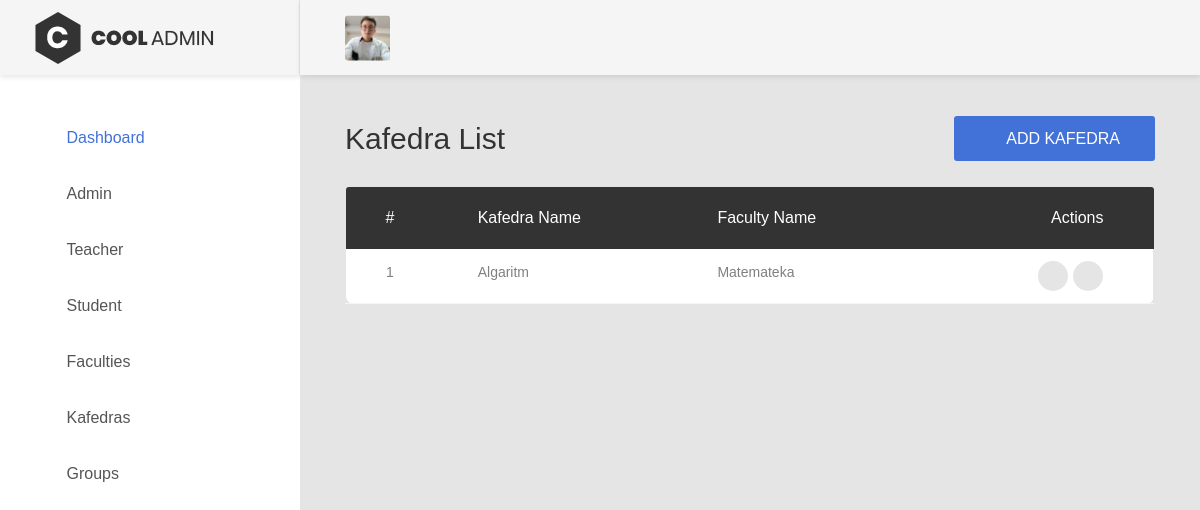
Screenshot of /dashboard/kafedra/list/ with the database file from the repository.
### unver/models.py (models this page shows, shortened)
class Kafedra(models.Model):
    name = models.TextField()
    faculty = models.ForeignKey(Faculty, on_delete=models.CASCADE)
    class Meta:
        managed = True
        db_table = 'Kafedra'

class Faculty(models.Model):
    name = models.TextField(unique=True)
    class Meta:
        managed = True
        db_table = 'Faculty'

### unver/views/admin_views.py (the view)
# urls.py: path('kafedra/list/', admin_kafedra_list, name='kafedra_list'),
def admin_kafedra_list(request):
    kafedras = Kafedra.objects.all()
    ctx = {'kafedras': kafedras}
    return render(request, 'admin/kafedra/list.html', ctx)

### templates/admin/kafedra/list.html
{% extends 'admin/base.html' %}
{% load static %}
{% block content %}
<div class="page-container">
    {% include 'admin/userbar.html' %}
    <div class="main-content">
        <div class="section__content section__content--p30">
            <div class="container-fluid">
                <div class="overview-wrap">
                    <h2 class="title-1">Kafedra List</h2>
                    <a class="au-btn au-btn-icon au-btn--blue" href="{% url 'kafedra_create' %}">
                        <i class="zmdi zmdi-plus"></i>Add Kafedra
                    </a>
                </div>
                <br>
                <div class="table-responsive m-b-40">
                    <table class="table table-borderless table-data3">
                        <thead>
                            <tr>
                                <th>#</th>
                                <th>Kafedra Name</th>
                                <th>Faculty Name</th>
                                <th>Actions</th>
                            </tr>
                        </thead>
                        <tbody>
                            {% for t in kafedras %}
                                <tr>
                                    <td>{{ t.id }}</td>
                                    <td>{{ t.name }}</td>
                                    <td>{{ t.faculty.name }}</td>
                                    <td>
                                        <div class="table-data-feature">
                                            <a class="item" href="{% url 'kafedra_edit' pk=t.id %}" title="Edit">
                                                <i class="zmdi zmdi-edit text-warning"></i>
                                            </a>
                                            <a class="item" href="{% url 'kafedra_delete' pk=t.id %}" title="Delete">
                                                <i class="zmdi zmdi-delete text-danger"></i>
                                            </a>
                                        </div>
                                    </td>
                                </tr>
                            {% empty %}
                                <tr><td colspan="4" class="text-center">No kafedra found</td></tr>
                            {% endfor %}
                        </tbody>
                    </table>
                </div>
            </div>
        </div>
    </div>
</div>
{% endblock %}

### rows the page displays
Kafedra: id "1", name "Algaritm", faculty.name "Matemateka"
